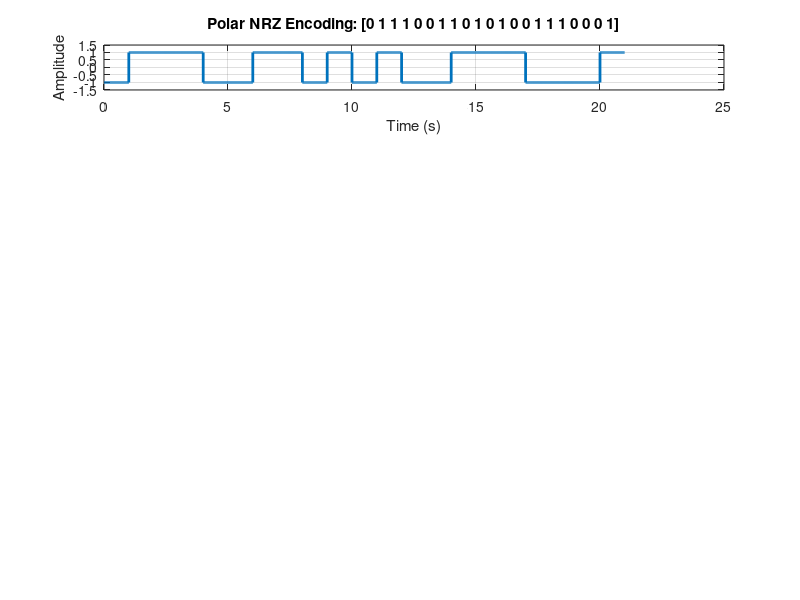

The MATLAB script that drew this image: (Note: this script raises an error after producing the figure.)
digital_data = randi([0 1], 1, 21); % Generate a row vector of random 0s and 1s
disp(digital_data);
%digital_data = [0 1 1 0 1 1 0 0 0 1 1 0 1 1 1 0 1 0 1 0 0];

% Define parameters
l = length(digital_data);
fs = 100;  % Sampling frequency (100 bits per sec)
bit_duration = 1;  % Duration of each bit
t = 0 : 1/fs : l * bit_duration - 1/fs;  % Time vector

signals_figure = figure; 
psd_figure = figure;

%-------------------------------------------------------------------------------------------
%----------------------------------------POLAR NRZ----------------------------------------
%-------------------------------------------------------------------------------------------
% Initialize waveform
waveform = zeros(1, length(t));

% Polar NRZ signal
for n = 1:l
    start_i = (n-1) * fs + 1;  % Start index for this bit
    end_i = n * fs;            % End index for this bit
    
    if digital_data(n) == 1
        waveform(start_i:end_i) = 1;  % +V for bit '1'
    else
        waveform(start_i:end_i) = -1; % -V for bit '0'
    end
end

% Plot the Polar NRZ waveform
%figure;
figure(signals_figure);
subplot(6,1,1);
% subplot(2,1,1);
stairs(t, waveform, 'LineWidth', 2);
xlabel('Time (s)');
ylabel('Amplitude');
title(['Polar NRZ Encoding: ', mat2str(digital_data)]);
ylim([-1.5 1.5]); % Set y-axis limits
grid on;

% Compute PSD
[psd_values, f] = pwelch(waveform, hamming(256), [], [], fs, 'centered');

% PSD Plot
figure(psd_figure);
subplot(6,1,1);
% subplot(2,1,2);
plot(f, psd_values, 'r', 'LineWidth', 1);
xlabel('Frequency');
ylabel('PSD');
title('Polar NRZ PSD');
grid on;

%-------------------------------------------------------------------------------------------
%----------------------------------------INVERTED POLAR NRZ----------------------------------------
%-------------------------------------------------------------------------------------------
% Initialize waveform
waveform = zeros(1, length(t));

% Inverted Polar NRZ signal
for n = 1:l
    start_i = (n-1) * fs + 1;  % Start index
    end_i = n * fs;            % End index
    
    if digital_data(n) == 1
        waveform(start_i:end_i) = -1;  % -V for bit '1' (inverted)
    else
        waveform(start_i:end_i) = 1;   % +V for bit '0' (inverted)
    end
end

% Plot the Polar NRZ waveform
figure(signals_figure);
subplot(6,1,2);
% figure;
% subplot(2,1,1);
stairs(t, waveform, 'LineWidth', 2);
xlabel('Time (s)');
ylabel('Amplitude');
title(['Inverted Polar NRZ Encoding: ', mat2str(digital_data)]);
ylim([-1.5 1.5]); % Set y-axis limits
grid on;

% Compute PSD
[psd_values, f] = pwelch(waveform, hamming(256), [], [], fs, 'centered');

% PSD Plot
figure(psd_figure);
subplot(6,1,2);
% subplot(2,1,2);
plot(f, psd_values, 'r', 'LineWidth', 1);
xlabel('Frequency');
ylabel('PSD');
title('Inverted Polar NRZ PSD');
grid on;

%-------------------------------------------------------------------------------------------
%----------------------------------------POLAR RZ----------------------------------------
%-------------------------------------------------------------------------------------------
% Initialize waveform
waveform = zeros(1, length(t));

% Polar RZ signal
for n = 1:l
    start_i = (n-1) * fs + 1;  % Start index
    mid_i = start_i + fs/2 - 1; % Middle index 
    end_i = n * fs;            % End index
    
    if digital_data(n) == 1
        waveform(start_i:mid_i) = 1;  % +V for first half of bit '1'
    else
        waveform(start_i:mid_i) = -1; % -V for first half of bit '0'
    end
    % Second half of duration remains 0 (already initialized to zero)
end

% Plot the Polar RZ waveform
figure(signals_figure);
subplot(6,1,3);
% figure;
% subplot(2,1,1);
stairs(t, waveform, 'LineWidth', 2);
xlabel('Time (s)');
ylabel('Amplitude');
title(['Polar RZ Encoding: ', mat2str(digital_data)]);
ylim([-1.5 1.5]); % Set y-axis limits
grid on;

% Compute PSD
[psd_values, f] = pwelch(waveform, hamming(256), [], [], fs, 'centered');

% PSD Plot
figure(psd_figure);
subplot(6,1,3);
% subplot(2,1,2);
plot(f, psd_values, 'r', 'LineWidth', 1);
xlabel('Frequency');
ylabel('PSD');
title('Polar RZ PSD');
grid on;

%-------------------------------------------------------------------------------------------
%----------------------------------------BIPOLAR NRZ----------------------------------------
%-------------------------------------------------------------------------------------------
% Initialize waveform
waveform = zeros(1, length(t));
last_polarity = -1;  % Start with -1

% Bipolar NRZ (AMI) signal
for n = 1:l
    x = (n-1) * fs * bit_duration + (1:fs*bit_duration); % full duration for the bit
    if digital_data(n) == 1
        last_polarity = -last_polarity;  % Toggle polarity
        waveform(x) = last_polarity;
    else
        waveform(x) = 0;
    end
end

% Plot
figure(signals_figure);
subplot(6,1,4);
% figure;
% subplot(2,1,1);
plot(t, waveform, 'LineWidth', 2);
ylim([-1.5 1.5]);
xlabel('Time (s)');
ylabel('Amplitude');
title(['Bipolar NRZ (AMI) Encoding: ', mat2str(digital_data)]);
grid on;

% Compute and plot PSD
[psd_values, f] = pwelch(waveform, hamming(256), [], [], fs, 'centered');

% PSD Plot
figure(psd_figure);
subplot(6,1,4);
% subplot(2,1,2);
plot(f, psd_values, 'r', 'LineWidth', 1);
xlabel('Frequency');
ylabel('PSD');
title('Bipolar NRZ PSD');
grid on;

%-------------------------------------------------------------------------------------------
%-----------------------------------------BIPOLAR RZ----------------------------------------
%-------------------------------------------------------------------------------------------
% Initialize waveform
waveform = zeros(1, length(t));
last_polarity = -1;  % Start with -1

% Bipolar RZ signal
for n = 1:l
    x = (n-1) * fs * bit_duration + (1:fs*bit_duration/2); % half duration for the bit
    if digital_data(n) == 1
        last_polarity = -last_polarity;  % Toggle polarity
        waveform(x) = last_polarity;
    else
        waveform(x) = 0;
    end
end

% Plot
figure(signals_figure);
subplot(6,1,5);
% figure;
% subplot(2,1,1);
plot(t, waveform, 'LineWidth', 2);
ylim([-1.5 1.5]);
xlabel('Time (s)');
ylabel('Amplitude');
title(['Bipolar RZ Encoding: ', mat2str(digital_data)]);
grid on;

% Compute PSD
[psd_values, f] = pwelch(waveform, hamming(256), [], [], fs, 'centered');

% PSD Plot
figure(psd_figure);
subplot(6,1,5);
% subplot(2,1,2);
plot(f, psd_values, 'r', 'LineWidth', 1);
xlabel('Frequency');
ylabel('PSD');
title('Bipolar RZ PSD');
grid on;

%-------------------------------------------------------------------------------------------
%-----------------------------------------MANCHESTER----------------------------------------
%-------------------------------------------------------------------------------------------
% Initialize waveform
waveform = zeros(1, length(t));

% Generate Manchester Encoding
for n = 1:l
    x1 = (n-1) * fs * bit_duration + (1:fs*bit_duration/2);  % First half
    x2 = x1 + fs*bit_duration/2;  % Compute second half
    
    if digital_data(n) == 1
        waveform(x1) = 1;   % First half high
        waveform(x2) = -1;  % Second half low
    else
        waveform(x1) = -1;  % First half low
        waveform(x2) = 1;   % Second half high
    end
end

% Plot
figure(signals_figure);
subplot(6,1,6);
% figure;
% subplot(2,1,1);
plot(t, waveform, 'LineWidth', 2);
ylim([-1.5 1.5]);
xlabel('Time (s)');
ylabel('Amplitude');
title(['Manchester Encoding: ', mat2str(digital_data)]);
grid on;

% Compute PSD
[psd_values, f] = pwelch(waveform, hamming(256), [], [], fs, 'centered');

% PSD Plot
figure(psd_figure);
subplot(6,1,6);
% subplot(2,1,2);
plot(f, psd_values, 'r', 'LineWidth', 1);
xlabel('Frequency');
ylabel('PSD');
title('Manchester PSD');
grid on;
